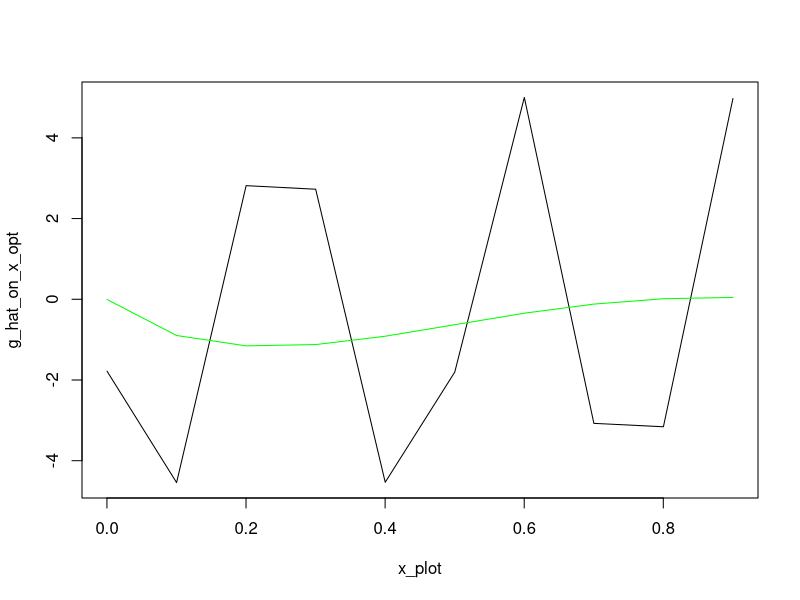
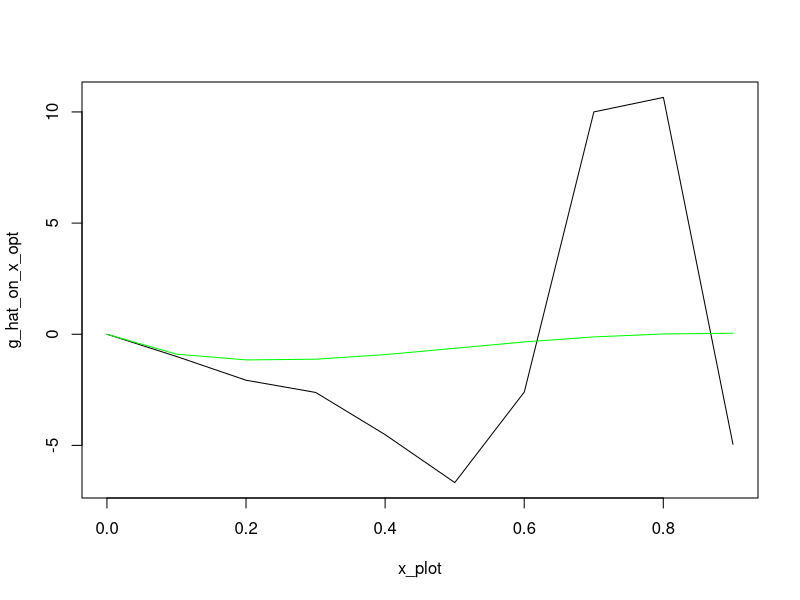
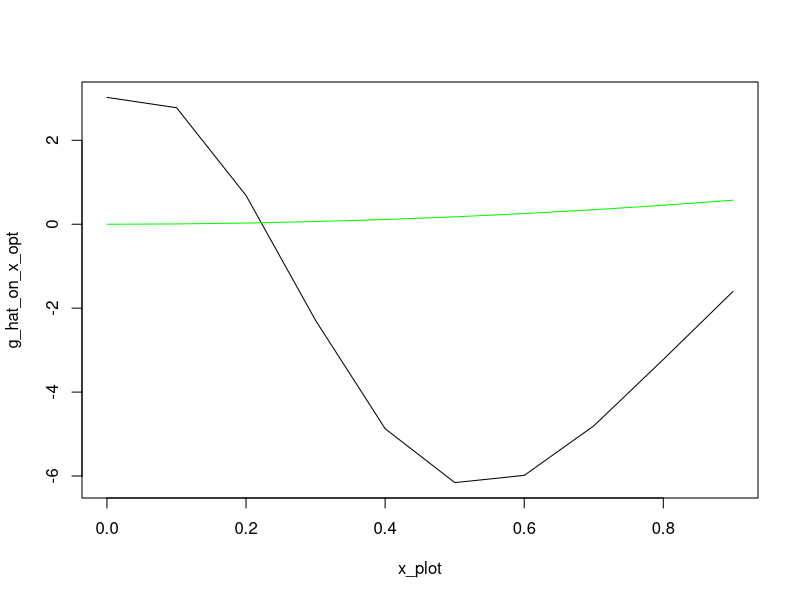
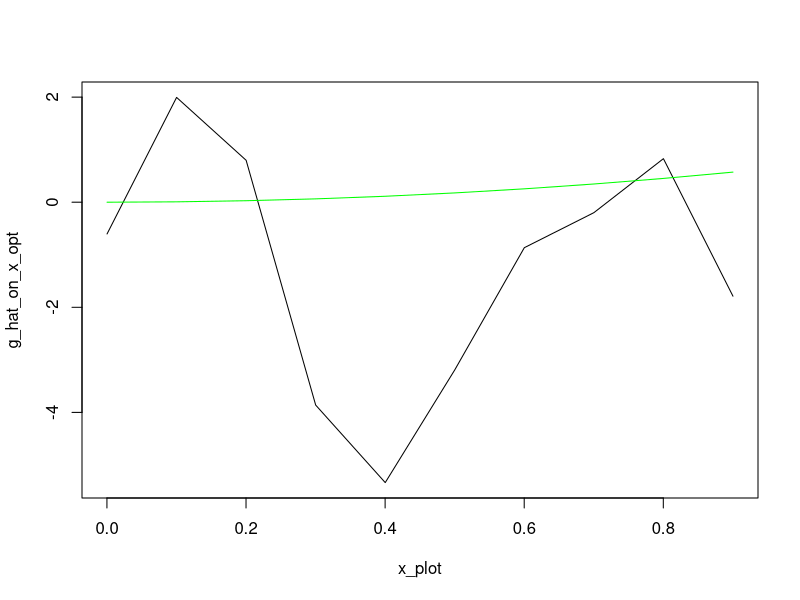
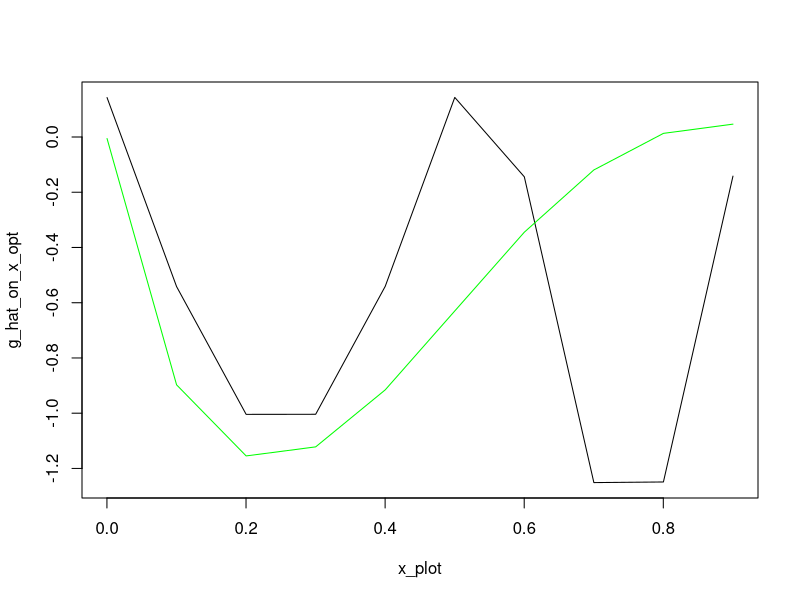
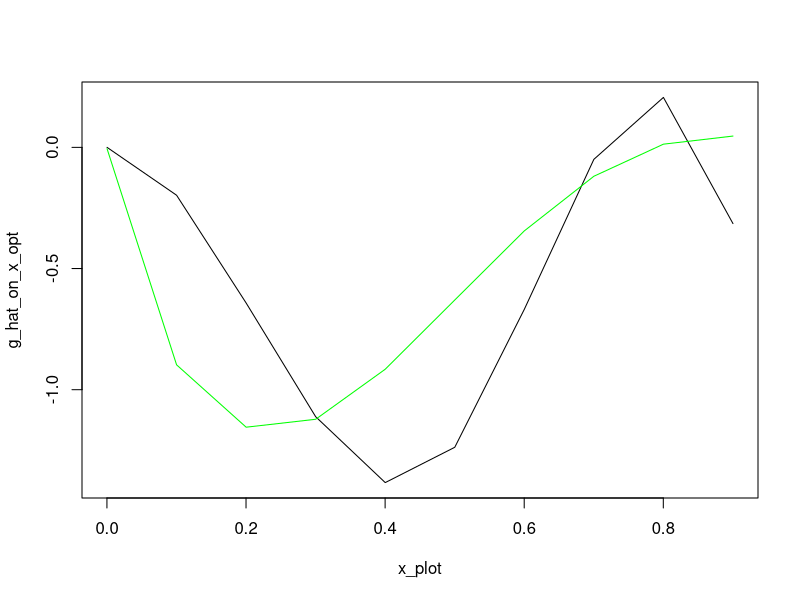
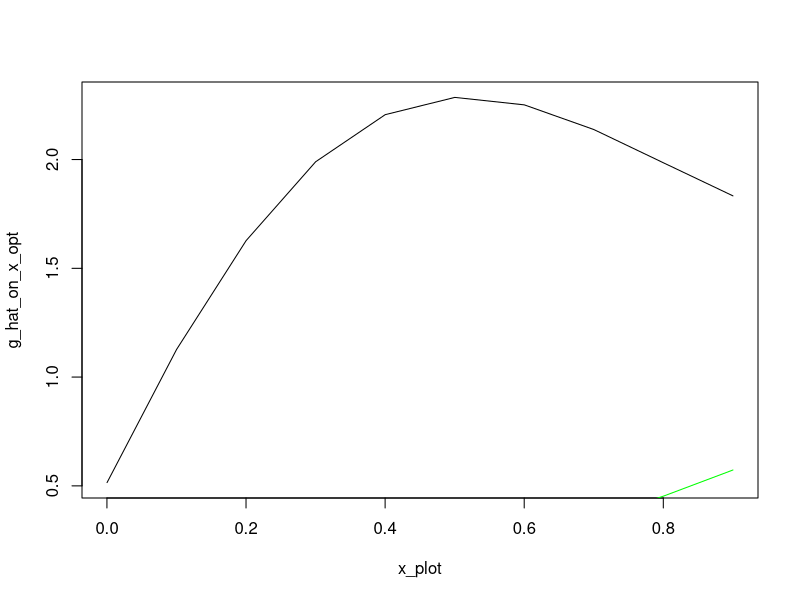
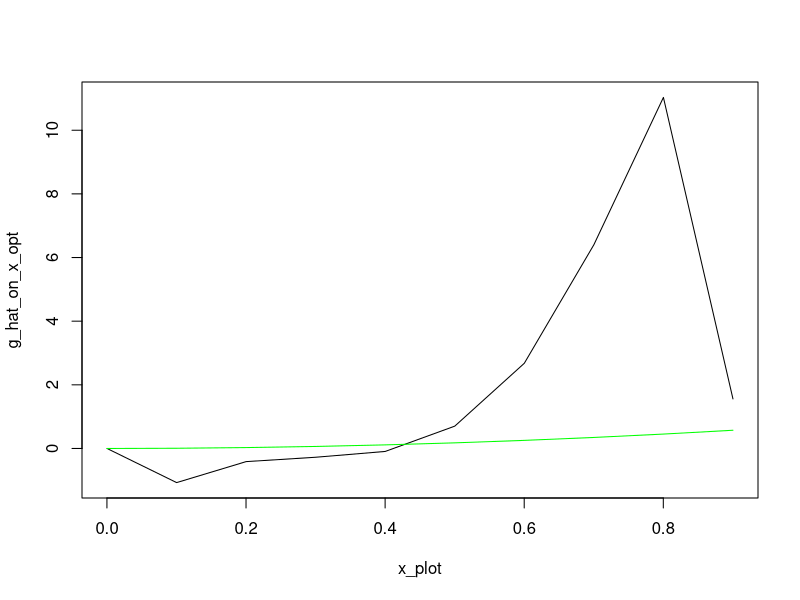

The R script that drew these images, in order:
#### Packages ####
library(splines)
library(MASS)
library(caret)

#### Estimate the gamma in the series estimation ####

kernel_functions <- function(x,ker='normal',knorm="sq")
{
  # Densities such as the integral of the square of the density is one if knorm is sq 
  # or such that the sd is one if knorm is sd.
  if (ker=='normal') 
  { 
    s <- switch(knorm,
                sd = 1,
                sq = 1/(2*sqrt(pi)))
    aux <- exp(- x^2 /(2*s^2)) / (sqrt(2*pi)*s)
  }
  if (ker=='triangle')
  {
    s <- switch(knorm,
                sd = sqrt(6),
                sq = (2/3))
    aux <- (s-abs(x))
    aux <- aux * (aux >0)/s^2
  }
  if (ker=='laplace')
  {
    s <- switch(knorm,
                sd = 1/sqrt(2),
                sq = 1/4)
    aux <- exp(-abs(x)/s)/(2*s)
  }
  return(aux)
}

create_W <- function(W, h=1 ,ker='normal',knorm="sq",remove=FALSE)
{
  #   ICM and smoothing matrix 
  #   If no bandwidth is provided for the function, h=1 is used  (no smoothing)
  #   The principle diagonal is replaced with zeros if remove = TRUE.
  n_w <- length(W)
  mat <- sapply(W,function(e) W - e*pracma::ones(n_w,1))
  wmat <-  kernel_functions(mat / h,ker=ker,knorm=knorm)/h; # kernel smoothing 
  # principle diagonal of the matrix replaced with zeros
  if (remove==TRUE) wmat <-  wmat - diag(diag(wmat))
  return(wmat/(n**2))
}

# splines
create_P_splines <- function(x, Z, J, degree){
  knots = quantile(Z, probs = seq(0, 1, length.out = J))
  return(bs(x, knots = knots, degree = degree, intercept = FALSE)[,1:length(knots)+degree-1])}

#trigo
p_j_trigo_0_1 <-function(j, J, z){
  a = 2*pi*j*z
  #print(a)
  if (j==1){
    return(1)
  }
  if (j%%2 == 0){
    cos_val = cos(a)
    return(sqrt(2)*cos_val)
  }
  else{
    sin_val = sin(a)
    return(sqrt(2)*sin_val)
  }
}

#hist
p_j_hist_0_1 <-function(j, J, z){
  l = length(z)
  if (l>1){
    res = rep(0, l)
    for (i in 1:l){
      if (z[i] >= (j - 1) / J && z[i] < j / J) {
        res[i] = sqrt(J)
      } else {
        res[i] = 0
      }
    }
    return(res)}
  else{
    if (z >= (j - 1) / J && z < j / J) {
      return(sqrt(J))
    } else{
      return(0)
    }
  }
}

# generalize for interval [a,b] : en fait ici on peut dire qu'on normalise Z entre 0 et 1
basis_a_b <-function(j, J, z, a, b, p_j_0_1){
  return(p_j_0_1(j,J,((z-a)/(b-a)))/sqrt(b-a))
}

# create P
create_P <- function(z_eval, J, Z, p_j, degree, spline_bool){
  n = length(Z)
  a = min(Z)
  b = max(Z)
  P = matrix(0, n, J)
  if (spline_bool == 0){
    for (j in 1:J){
      if (a!=b){
        for (i in 1:n){
          P[i,j] = basis_a_b(j, J, Z[i], a, b, p_j)}}
      else{
        P[i,j] = p_j(j, J, Z[i])
      }
    }
  }
  else{
    P <- create_P_splines(z_eval, Z, J, degree)
  }
  return(P)
}

# compute gamma_hat
estimation_gamma <- function(J, W, Z, Y, p_j, bool_splines, degree){
  n = length(Z)
  a = min(Z)
  b = max(Z)
  #compute Omega
  Omega <- create_W(W)
  
  #compute P
  P <- create_P(Z, J, Z, p_j, degree, bool_splines)
  
  #compute gamma
  gamma_step = t(P)%*%Omega%*%Y
  gamma_step_invert = solve(t(P)%*%Omega%*%P)
  gamma_hat = gamma_step_invert%*%gamma_step
  
  return(gamma_hat)
}

# Compute g_hat
g_hat <- function(z, J, p_j, gamma_hat, a, b){
  p_j_vector = rep(0, J)
  for (j in 1:J){
    p_j_vector[j] = basis_a_b(j, J, z, a, b, p_j)
  }
  return(sum(gamma_hat*p_j_vector))
}


#### Simulation 1 from Chen ####
g_sim_1 <- function(z, case){
  return(sin(4*z)*log(z))
}

simulate_data_1 <- function(data_param, g_sim, case){
  n = data_param[1]
  corr = data_param[2]
  
  U_V = mvrnorm(n, mu = c(0, 0), Sigma = matrix(c(1, corr, corr, 1),ncol = 2))
  
  U = U_V[,1]
  V = U_V[,2]
  X = rnorm(n, 0, 1)
  W = pnorm(X, 0, 1)
  D = rbinom(n, 1, 0.5)
  Z = pnorm(D*(X+V)+(1-D)*V)

  Y = g_sim(Z, none) + U
  
  return(list(U = U, V = V, X = X, W = W, D = D, Z = Z, Y = Y))
}

#data_param_1 = (n, corr)
n = 1250 #2500, 5000, 10 000
corr = 0.75
data_param_1 = c(n, corr)

simul_1 = simulate_data_1(data_param_1, g_sim_1, none) 


#### Simulation 2 from Chen ####
n = 1250 #2500, 5000, 10 000
Z = runif(n,0,1)
U = rnorm(n,0,1)
g_sim_2 <- function(z, case){
  return(sin(15*pi*z)*cos(z))
}

Y = g_sim_2(Z,none) + U

#attention ici pas d'instrument : à réfléchir




#### Simulation 3 #### 
simulate_data_3 <- function(data_param, g_sim, case){
  n = data_param[1]
  rhoev = data_param[2]
  rhowz = data_param[3]
  
  W = rnorm(n, 0, 1)
  V = rnorm(n, 0, 1)
  
  beta = sqrt((rhoev**2)/(1 - rhoev**2))
  Z = (beta*W + V)/sqrt(1+beta**2)
  
  eta = rnorm(n, 0, 1)
  a = sqrt((rhowz**2)/(1 - rhowz**2))
  eps = (a*V + eta)/sqrt(1+beta**2)
  
  Y = g_sim(Z,case) + eps
  
  return(list(W = W, V = V, Z = Z, Y = Y, eps = eps))
}

g_sim_3 <- function(x,case)  
{
  switch(case,  
         x,
         x^2/sqrt(2),
         sqrt(3*sqrt(3))*x*exp(-(x^2)/2),
         sqrt(3)*x*sin(pi*x/2),
         4*exp(-abs(x)) , 
         log(abs(x-1)+1)*ifelse(x>1,1,-1)*sqrt(10/3),
         sqrt(2)*x*cos(pi*x),
         (log(abs(x-1)+1)*ifelse(x>1,1,-1)*sqrt(10/3) - 0.6*x+ (x^3)*2)/8
  )
}


#n = 200 #or 400
#rhoev = 0.5 #0.8, 0.8
#rhowz = 0.9 #0.9, 0.7

data_param_3 = c(200, 0.5, 0.9)
simul_3 = simulate_data_3(data_param_3, g_sim_3, 2) #utilisent que le cas 2 et 3 dans le papier lapenta


#### Selection of J by cross-validation on M ####
calcul_M_g_hat <- function(gamma_hat, J, Z, Y, W, p_j_hat, bool_splines, degree){
  Omega <- create_W(W)
  M = 0 
  a = min(Z)
  b = max(Z)
  n = length(Z)
  g_hat_on_Z <- rep(0, n)
  if (bool_splines == 0){
    for (i in 1:n){
      g_hat_on_Z = g_hat(Z[i], J, p_j_hat, gamma_hat, a, b)
    }}
  else{
    basis <- create_P_splines(Z, Z, J, degree)
    g_hat_on_Z <- basis%*%gamma_hat
  }
  
  for (i in 1:n){
    for (j in 1:n){
      M = M + (Y[i] - g_hat_on_Z[i])*(Y[j] - g_hat_on_Z[j])*Omega[i,j]
    }
    return(M/(n**2))
  }}


calcul_M_true_g <- function(g, J, Z, Y, W){
  M = 0
  Omega <- create_W(W)
  for (i in 1:n){
    for (j in 1:n){
      M = M + (Y[i] - g(Z[i]))*(Y[j] - g(Z[j]))*Omega[i,j]
    }
    return(M/(n**2))
  }}

calcul_M_g_hat_test_sample <- function(g_hat_on_Z_test, Omega, n_test, Y_test){
  M = 0
  for (i in 1:n_test){
    for (j in 1:n_test){
      M = M + (Y_test[i] - g_hat_on_Z_test[i])*(Y_test[j] - g_hat_on_Z_test[j])*Omega[i,j]
    }
    return(M/(n_test**2))
  }}


#we want to minimize M so we choose J such that M is minimal
sample_train_test <- function(Z, Y, W, p_train){
  # Create a single data frame with all variables
  df <- data.frame(Z = Z, Y = Y, W = W)
  
  # Create bins based on the X variable (you can modify the binning logic if needed)
  bins <- cut(df$Z, breaks = 3, labels = FALSE)
  
  # Sample indices for the training set using bins for stratification
  index_train <- createDataPartition(bins, p = p_train, list = FALSE)
  
  # Indices for the validation set (complementary to train indices)
  index_val <- setdiff(seq_len(nrow(df)), index_train)
  
  # Create train and validation sets based on indices
  train_set <- df[index_train, ]
  val_set   <- df[index_val, ]
  
  # Return the training and validation sets
  return(list(
    Z_train = train_set$Z, Y_train = train_set$Y, W_train = train_set$W,
    Z_validation = val_set$Z, Y_validation = val_set$Y, W_validation = val_set$W
  ))
}

optimization_CV_M <- function(Z, W, Y, vect_J_to_test, p_train, p_j, bool_splines, degree, x_plot, case, true_g){
  gamma_hat_list <- vector("list", length(vect_J_to_test))
  a = min(Z)
  b = max(Z)
  M_values <- numeric(length(vect_J_to_test))
  n = length(Z)
  
  # split the data in training and test set
  sampled_data <- sample_train_test(Z, Y, W, p_train)
  Z_train <- sampled_data$Z_train
  Y_train <- sampled_data$Y_train
  W_train <- sampled_data$W_train
  Z_validation <- sampled_data$Z_validation
  Y_validation <- sampled_data$Y_validation
  W_validation <- sampled_data$W_validation
  n_train <- length(Z_train)
  
  # compute gamma_hat_train and g_hat_train for the training set
  for (j in 1:length(vect_J_to_test)){
    #compute gamma_hat_train
    gamma_hat <- estimation_gamma(vect_J_to_test[j],W_train,Z_train,Y_train,p_j, bool_splines, degree)
    gamma_hat_list[[j]] <- gamma_hat
    
    # compute the prediction of g_hat_train on the test set 
    n_val <- length(Z_validation)
    if (bool_splines == 0){ 
      g_hat_on_Z_val = rep(0, n_val)
      for (i in 1:n_val){
        g_hat_on_Z_val[i] <- g_hat(Z_validation[i], vect_J_to_test[j], p_j, gamma_hat, a, b)
      }}
    else{
      basis <- create_P_splines(Z_validation, Z_train, vect_J_to_test[j], degree)
      g_hat_on_Z_val <-  basis%*%gamma_hat
    }
    
    # compute M and store it 
    Omega_val <- create_W(W_validation)
    M_values[j] <- calcul_M_g_hat_test_sample(g_hat_on_Z_val, Omega_val, n_val, Y_validation)
  }
  
  # return J corresponding to the smallest MSE
  J_opt = vect_J_to_test[which.min(M_values)]
  print(c(M_values, J_opt))
  gamma_hat <- estimation_gamma(J_opt,W,Z,Y,p_j, bool_splines, degree)
  
  g_hat_on_x_opt = rep(0, length(x_plot))
  if (bool_splines == 0){ 
    for (i in 1:length(x_plot)){
      g_hat_on_x_opt[i] <- g_hat(x_plot[i], J_opt, p_j, gamma_hat, a, b)
    }}
  else{
    basis <- create_P_splines(x_plot, Z, J_opt, degree)
    g_hat_on_x_opt <- basis%*%gamma_hat
  }
  
  g_on_x = true_g(x_plot, case)
  plot(x_plot, g_hat_on_x_opt, type = 'l', col = 'black')
  lines(x_plot, g_on_x, type = 'l', col = 'green')
  
  return(J_opt)
  
}


#simulation 1 
data_param_1 = c(1250, 0.75)
simul_1 <- simulate_data_1(data_param_1, g_sim_1, none)
vect_J_to_test = seq(3, 10, by = 1)
x = seq(min(Z), max(Z), by = 0.1)
optimization_CV_M(simul_1$Z, simul_1$W, simul_1$Y, vect_J_to_test, 0.6, p_j_trigo_0_1, 0, none, x, none, g_sim_1)

vect_J_to_test = seq(3, 10, by = 1)
x = seq(min(Z), max(Z), by = 0.1)
optimization_CV_M(simul_1$Z, simul_1$W, simul_1$Y, vect_J_to_test, 0.6, none, 1, 3, x, none, g_sim_1)


#simulation 3 : avec base trigo, pas l'impression que ça fonctionne de ouf
data_param_3 = c(200, 0.5, 0.9)
simul_3 = simulate_data_3(data_param_3, g_sim_3, 2) 

vect_J_to_test = seq(3, 20, by = 1)
x = seq(min(Z), max(Z), by = 0.1)
optimization_CV_M(simul_3$Z, simul_3$W, simul_3$Y, vect_J_to_test, 0.8, p_j_trigo_0_1, 0, none, x, 2, g_sim_3)


vect_J_to_test = seq(3, 20, by = 1)
x = seq(min(Z), max(Z), by = 0.1)
optimization_CV_M(simul_3$Z, simul_3$W, simul_3$Y, vect_J_to_test, 0.8, none, 1, 3, x, 2, g_sim_3)


#### Selection of J by cross-validation on the MSE ####
optimization_CV_MSE <- function(Z, W, Y, vect_J_to_test, p_train, p_j, bool_splines, degree, x_plot, case, true_g){
  gamma_hat_list <- vector("list", length(vect_J_to_test))
  a = min(Z)
  b = max(Z)
  MSE_values <- numeric(length(vect_J_to_test))
  n = length(Z)
  
  # split the data in training and test set
  sampled_data <- sample_train_test(Z, Y, W, p_train)
  Z_train <- sampled_data$Z_train
  Y_train <- sampled_data$Y_train
  W_train <- sampled_data$W_train
  Z_validation <- sampled_data$Z_validation
  Y_validation <- sampled_data$Y_validation
  W_validation <- sampled_data$W_validation
  n_train <- length(Z_train)
  
  # compute gamma_hat_train and g_hat_train for the training set
  for (j in 1:length(vect_J_to_test)){
    #compute gamma_hat_train
    gamma_hat <- estimation_gamma(vect_J_to_test[j],W_train,Z_train,Y_train,p_j, bool_splines, degree)
    gamma_hat_list[[j]] <- gamma_hat
    
    # compute the prediction of g_hat_train on the test set 
    n_val <- length(Z_validation)
    if (bool_splines == 0){ 
      g_hat_on_Z_val = rep(0, n_val)
      for (i in 1:n_val){
        g_hat_on_Z_val[i] <- g_hat(Z_validation[i], vect_J_to_test[j], p_j, gamma_hat, a, b)
      }}
    else{
      basis <- create_P_splines(Z_validation, Z_train, vect_J_to_test[j], degree)
      g_hat_on_Z_val <-  basis%*%gamma_hat
    }
    
    # compute MSE and store it
    MSE = sum((g_hat_on_Z_val - Z_validation)**2)
    MSE_values[j] = MSE
     }
  
  # return J corresponding to the smallest MSE
  J_opt = vect_J_to_test[which.min(MSE_values)]
  print(c(MSE_values, J_opt))
  gamma_hat <- estimation_gamma(J_opt,W,Z,Y,p_j, bool_splines, degree)
  
  g_hat_on_x_opt = rep(0, length(x_plot))
  if (bool_splines == 0){ 
    for (i in 1:length(x_plot)){
      g_hat_on_x_opt[i] <- g_hat(x_plot[i], J_opt, p_j, gamma_hat, a, b)
    }}
  else{
    basis <- create_P_splines(x_plot, Z, J_opt, degree)
    g_hat_on_x_opt <- basis%*%gamma_hat
  }
  
  g_on_x = true_g(x_plot, case)
  plot(x_plot, g_hat_on_x_opt, type = 'l', col = 'black')
  lines(x_plot, g_on_x, type = 'l', col = 'green')
  
  return(J_opt)
  
}

#simulation 1 
data_param_1 = c(1250, 0.75)
simul_1 <- simulate_data_1(data_param_1, g_sim_1, none)
vect_J_to_test = seq(3, 10, by = 1)
x = seq(min(Z), max(Z), by = 0.1)
optimization_CV_MSE(simul_1$Z, simul_1$W, simul_1$Y, vect_J_to_test, 0.6, p_j_trigo_0_1, 0, none, x, none, g_sim_1)

vect_J_to_test = seq(3, 10, by = 1)
x = seq(min(Z), max(Z), by = 0.1)
optimization_CV_MSE(simul_1$Z, simul_1$W, simul_1$Y, vect_J_to_test, 0.6, none, 1, 3, x, none, g_sim_1)


#simulation 3 
data_param_3 = c(200, 0.5, 0.9)
simul_3 = simulate_data_3(data_param_3, g_sim_3, 2) 

vect_J_to_test = seq(3, 20, by = 1)
x = seq(min(Z), max(Z), by = 0.1)
optimization_CV_MSE(simul_3$Z, simul_3$W, simul_3$Y, vect_J_to_test, 0.8, p_j_trigo_0_1, 0, none, x, 2, g_sim_3)


vect_J_to_test = seq(3, 20, by = 1)
x = seq(min(Z), max(Z), by = 0.1)
optimization_CV_MSE(simul_3$Z, simul_3$W, simul_3$Y, vect_J_to_test, 0.8, none, 1, 3, x, 2, g_sim_3)




#### Selection of J by Lepski 1 (Comte) #### 


#### Selection of J by Lepski 2 (Chen) #### 
lepski_chen <- function(c_0,W,Z,Y,p_j,bool_splines,degree, valid_dim){
  prev_ratio = 0
  new_ratio = 1000
  J = 1
  
  #find J_max
  while ((prev_ratio>10 || new_ratio<= 10)){
    s_hat_J = calcul_s_J(todo) #TODO
    prev_ratio = new_ratio
    new_ratio = s_hat_J*J*sqrt(log(J))/sqrt(n) 
    J = J+1
    while (!valid_dim(J)){# as long as the value of J is not valid we look for another one
      J = J+1
     }}

  J_max = J
  
  I_hat = seq(as.integer(0.1 * log(J_max)^2), as.integer(J_max) + 1, by = 1)
  I_hat = sort(I_hat[valid_dim(I_hat)]) #select only the valid dimensions
  
  index = 1
  J = I_hat[index]
  condition = FALSE
  while (J %in% I_hat && condition == FALSE){
    for (J_prime in I_hat){
      if (J_prime>J){
        #compute g_J and g_J'
        gamma_J <- estimation_gamma(J,W,Z,Y,p_j, bool_splines, degree)
        gamma_J_prime <- estimation_gamma(J_prime,W,Z,Y,p_j, bool_splines, degree)
        
        #compute V_hat(J) and V_hat(J')
        V_J = V_hat_J(J)
        V_J_prime = V_hat_J(J_prime)
        
        #compute |g_J - g_J'| (a)
        a = difference_norm(g_J, g_J_prime)
        
        #compute c_0(V_hat(J)+V_hat(J')) (b)
        b = c_0*(V_J + V_J_prime)
        
        if(a<b){
          condition = TRUE}
        else{
          condition = FALSE
        }  
        index = index + 1
        J = I_hat[index]
      }
      else{
        index = index + 1
        J = I_hat[index]
      }}}
  J_opt = J
  return(J_opt)
}



valid_dim_splines <- function(J){#checks if J is a valid dimension in Tau  
  
}

V_hat_J <- function(J, n, s_J_hat){
  return (sqrt(log(n)/n)/s_J_hat) #the one in our case 
}

difference_norm <- function(g_J, g_J_prime){
  # TO DO
}


#### Lepski with bootstrap ####
lepski_bootstrap <- function(n_boot,n,valid_dim,x_grid, W, Z, Y, p_j, bool_splines, degree){
  prev_ratio = 0
  new_ratio = 1000
  J = 1
  
  #find J_max to then create I_hat
  while ((prev_ratio>10 || new_ratio<= 10)){
    s_hat_J = calcul_s_J(todo) #TODO
    prev_ratio = new_ratio
    new_ratio = s_hat_J*J*sqrt(log(J))/sqrt(n) 
    J = J+1
    while (!valid_dim(J)){# as long as the value of J is not valid we look for another one
      J = J+1
    }}
  
  J_max = J
  
  #create I_hat
  I_hat = seq(as.integer(0.1 * log(J_max)^2), as.integer(J_max) + 1, by = 1)
  I_hat = sort(I_hat[valid_dim(I_hat)]) #select only the valid dimensions
  length_I_hat = length(I_hat)
  
  
  # estimate the models (ie the gamma_J and M_boot for all J)
  matrix_gamma = matrix(0, nrow = length_I_hat, ncol = length_I_hat)
  list_M_boot <- list()
  for (j in 1:length_I_hat){
    M_boot_j <- compute_M_bootstrap(j, W, Z, Y, p_j, bool_splines, degree)
    list_M_boot[[j]] <- M_boot_j
    
    gamma_J <- M_boot_j%*%Y
    gamma_J_zeros <- c(gamma_J, rep(0, length_I_hat - j)) #add zeros for good dimension
    matrix_gamma[j,] = gamma_J_zeros #ATTENTION ! prendre que les J premiers termes dans les prochains algos pour pas prendre les zéros!!!
  }
  
  #draw the w_i
  W_boot_matrix <- matrix(rnorm(n_boot * n, mean = 0, sd = 1), nrow = n_boot, ncol = n)
  
  #compute the sigma_J(x) for all values of J and all values of x
  matrix_sigma_all_j_all_x <- matrix(0, nrow = length_I_hat, ncol = length(x_grid))
  matrix_all_u <- matrix(0, nrow = length_I_hat, ncol = n) #n number of data points (ie length(Z))
  for (j_index in 1:length_I_hat){
    j = I_hat[j_index]
    h_hat_j_on_Z = calcul_hat_g_on_Z(j, Z, p_j, matrix_gamma[[j_index]][1:j], a, b, Z, degree, bool_splines)
    u_hat_j = Y - h_hat_j_on_Z 
    matrix_all_u[j,] = u_hat_j
    
    P_j_on_x <- create_P(x_grid, j, Z, p_j, degree, bool_splines) #create for all x_grid
    U_j_j <- create_matrix_U(u_hat_j, u_hat_j) 
    sigma_j = t(P_j_on_x)%*%list_M_boot[[j]]%*%U_j_j%*%t(list_M_boot[[j]])%*%P_j_on_x #vecteur de taille len(x_grid)
    matrix_sigma_all_j_all_x[j,] = sigma_j #ligne j prend les valeurs des sigma_j(x) pour toutes les valeurs de x_grid
  }
  
  #compute the sigma_J,J_2(x) for all values of x
  matrix_sigma_all_j_j2_all_x <- replicate(length(x_grid), matrix(0, length_I_hat, length_I_hat), simplify = FALSE)
  for (j_index in 1:length_I_hat){
    j = I_hat[j_index]
    P_j_on_x <- create_P(x_grid, j, Z, p_j, degree, bool_splines)
    for (j_prime_index in (j_index+1):length_I_hat){
      j_prime = I_hat[j_prime_index]
      
      #calcul de sigma_j,jprime(x) pour tous les x_grid et ensuite on met dans les matrices
      U_j_jp <- create_matrix_U(matrix_all_u[j,], matrix_all_u[j_prime,])
      P_j_prime_on_x <- create_P(x_grid, j_prime, Z, p_j, degree, bool_splines)
      sigma_j_j_prime = t(P_j_on_x)%*%list_M_boot[[j]]%*%U_j_jp%*%t(list_M_boot[[j_prime]])%*%P_j_prime_on_x #vecteur de la taille de x
      for (x_index in 1:length(x_grid)){
        matrix_sigma_all_j_j2_all_x[[x_index]][j_index, j_prime_index] = sigma_j_j_prime[x_index]
      }}}
  
  
  #compute the T stat for each draw of w
  T_i = rep(0, n_boot)
  for (i in 1:n_boot){
    T_i[i] = T_stat_D(x_grid, Y, Z, W, p_j, degree, bool_splines, I_hat, W_boot_matrix[i,], matrix_gamma, list_M_boot, matrix_sigma_all_j_all_x, matrix_all_u, matrix_sigma_all_j_j2_all_x) 
  }
  alpha = min(0.5, sqrt(log(J_max)/J_max))
  theta = quantile(T_i, probs = 1 - alpha)
  
  J_n_hat = I_hat[length(I_hat)-1] #on prend l'avant dernier pour être le plus petit strict
  J_hat = compute_J_hat(I_hat, x_grid, p_j, matrix_gamma, matrix_sigma_all_j_all_x, matrix_sigma_all_j_j2_all_x)
    
  J_tilde = min(J_hat, J_n_hat)
  
  return(J_tilde)
}


compute_M_bootstrap <- function(J, W, Z, Y, p_j, bool_splines, degree){
  n = length(Z)
  #compute Omega
  Omega <- create_W(W)
  
  #compute P
  P <- create_P(Z, J, Z, p_j, degree, bool_splines)
  
  #compute gamma
  M_boot_step = t(P)%*%Omega
  M_boot_step_invert = solve(t(P)%*%Omega%*%P)
  M_boot = M_boot_step_invert%*%M_boot_step
  
  return(M_boot)
}

T_stat_inter_x <- function(Y, Z, W, p_j, degree, bool_splines, x, x_index, I_hat, w_vector, list_M_boot, matrix_sigma_all_j_all_x, matrix_all_u, matrix_sigma_all_j_j2_all_x){
  a = min(Z)
  b = max(Z)
  
  I_hat = sort(I_hat) 
  
  diff_matrix_x <- matrix(0, nrow = length(I_hat), ncol = length(I_hat))
  value_j <- rep(0,length(I_hat))
  value_j_prime <- rep(0, length(I_hat)) #to keep track of the values of J
  
  matrix_ratio <- matrix(0, nrow = length(I_hat), ncol = length(I_hat))

  for (j_index in 1:length[I_hat]){
    j = I_hat[j_index]
    
    #compute u_star 
    u_hat_j = matrix_all_u[j_index,]
    u_star_j = u_hat_j*w_vector
    
    #compute D_j sur les x
    P_j_on_x <- create_P(x, j, Z, p_j, degree, bool_splines)
    D_j_star = t(P_j_on_x)%*%list_M_boot[[j]]%*%u_star_j #checker les dimensions
    
    for (j_prime_index in j_index:length(I_hat)){
      j_prime = I_hat[j_prime_index]
      
      #compute u_star_j_prime
      u_hat_j_prime = matrix_all_u[j_prime_index,]
      u_star_j_prime = u_hat_j_prime*w_vector
      
      #compute D_j_prime sur les x
      P_j_prime_on_x <- create_P(x, j_prime, Z, p_j, degree, bool_splines)
      D_j_prime_star = t(P_j_prime_on_x)%*%list_M_boot[[j_prime]]%*%u_star_j_prime #vecteur de taille x
      
      
      #Stockage des résultats
      diff_matrix_x[j_index,j_prime_index] = abs(D_j_prime_star - D_j_star) 
      sigma_j = matrix_sigma_all_j_all_x[j_index, x_index]
      sigma_j_prime = matrix_sigma_all_j_all_x[j_prime_index, x_index]
      sigma_j_j_prime = matrix_sigma_all_j_j2_all_x[[x_index]][j_index, j_prime_index]
      sigma_val = sigma_j + sigma_j_prime - 2*sigma_j_j_prime
      matrix_ratio[j_index, j_prime_index] = diff_matrix_x[j_index,j_prime_index]/sqrt(sigma_matrix_x[j_index, j_prime_index])
      
      value_j[j_index] = j
      value_j_prime[j_prime_index] = j_prime
      
    }}
  
  return(max(matrix_ratio))
}
  

calcul_hat_g_on_Z <- function(j, Z, p_j, gamma_hat, a, b, Z_to_evaluate, degree, bool_splines){
  g_hat_on_x <- 0
  if (bool_splines == 0){
    for (i in 1:length(Z_to_evaluate)){
      g_hat_on_Z <- g_hat(Z_to_evaluate[i], j, p_j, gamma_hat, a, b)
    }
  }
  else{
    basis <- create_P_splines(Z_to_evaluate, Z, j, degree)
    g_hat_on_Z <-  basis%*%gamma_hat
  }
  return(g_hat_on_Z)
}


create_matrix_U <- function(u_j, u_j_prime){
  n = length(u_j)
  res_mat <- matrix(0, nrow = n, n_col = n)
  for (i in 1:n){
    res_mat[i,i] = u_j[i]*u_j_prime[i]
  }
  return(res_mat)
}
  
  
T_stat_D <- function(x_grid, Y, Z, W, p_j, degree, bool_splines, I_hat, w_vector, list_M_boot, matrix_sigma_all_j_all_x, matrix_all_u, matrix_sigma_all_j_j2_all_x){
  vec_x <- rep(0, length(x_grid))
  for (x_index in 1:length(x_grid)){
    vec_x <- T_stat_inter_x(Y, Z, W, p_j, degree, bool_splines, x_grid[x_index], x_index, I_hat, w_vector, matrix_gamma, list_M_boot, matrix_sigma_all_j_all_x, matrix_all_u, matrix_sigma_all_j_j2_all_x)
  }
  return(max(vec_x))
}



compute_J_hat <- function(I_hat, x_grid, p_j, matrix_gamma, matrix_sigma_all_j_all_x, matrix_sigma_all_j_j2_all_x){
  j_index = 1
  J = I_hat[j_index]
  ratio = calcul_ratio(J, j_index, I_hat, x_grid, p_j, matrix_gamma, matrix_sigma_all_j_all_x, matrix_sigma_all_j_j2_all_x)
  while (ratio > 1.1*theta_star){
    j_index = j_index + 1 
    J = I_hat[j_index]
    ratio = calcul_ratio(J, j_index, I_hat, x_grid, p_j, matrix_gamma, matrix_sigma_all_j_all_x, matrix_sigma_all_j_j2_all_x)
  }
  
  return(J)
}

calcul_ratio<- function(J, J_index, I_hat, x_grid, p_j, matrix_gamma, matrix_sigma_all_j_all_x, matrix_sigma_all_j_j2_all_x){
  vec_ratio_x <- rep(0, length(x_grid))
  for (x_index in 1:length(x_grid)){
    vec_ratio_x[x_index] = calcul_ratio_step(J, J_index, I_hat, x_grid[x_index], x_index, p_j, matrix_gamma, matrix_sigma_all_j_all_x, matrix_sigma_all_j_j2_all_x)
  }
  return(max(vec_ratio_x))
}

calcul_ratio_step <- function(J, J_index, I_hat, x, x_index, p_j, matrix_gamma, matrix_sigma_all_j_all_x, matrix_sigma_all_j_j2_all_x){# x is a number here
  res_mat <- matrix(0, length(I_hat), length(I_hat))
  
  #compute h_j(x)
  P_j_on_x <- create_P(x_grid, J, Z, p_j, degree, bool_splines) #on crée la base pour J donné
  g_hat_J_x <- P_j_on_x%*%matrix_gamma[[J_index]][1:J]
  
  #compute sigma_J
  sigma_j = matrix_sigma_all_j_all_x[J_index, x_index]
  
  for (J_prime_index in J_index:length(I_hat)){
    J_prime = I_hat[J_prime_index]
    P_j_prime_on_x <- create_P(x_grid, J_prime, Z, p_j, degree, bool_splines)
    g_hat_J_prime_x <- P_j_prime_on_x%*%matrix_gamma[[J_prime_index]][1:J_prime]
    
    sigma_j_prime = matrix_sigma_all_j_all_x[J_prime_index, x_index]
    sigma_j_j_prime = matrix_sigma_all_j_j2_all_x[[x_index]][J_index, J_prime_index]
    sigma_val = sigma_j + sigma_j_prime - 2*sigma_j_j_prime
    
    res_mat[j_index, j_prime_index] = abs(g_hat_J_x - g_hat_J_prime_x)/sqrt(sigma_val)
  }
  return(max(res_mat))
}



























